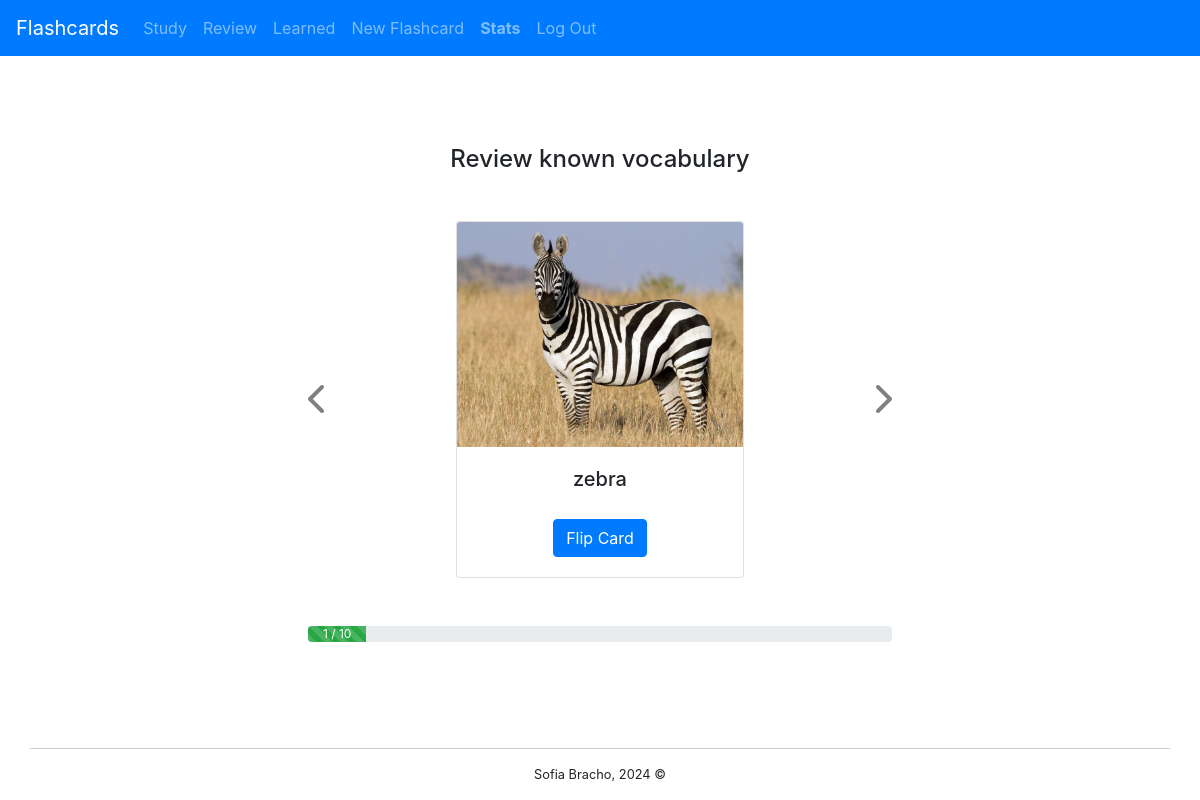
The page /review (signed in) on the database its author committed.
### flashcards/models.py (models this page shows, shortened)
class Flashcard(models.Model):
    english_word = models.CharField(max_length=100, unique=True)
    image = models.ImageField(upload_to=flashcard_image_src, default='img/flashcards/default.jpg')
    translation = models.CharField(max_length=100)

### flashcards/views.py (the view)
# urls.py: path("review", views.review, name="review"),
@login_required
def review(request):
    flashcards_to_review = Flashcard.objects.filter(
        pk__in=Proficiency.objects.filter(
            user=request.user,
            level=0
        ).values_list('flashcard__id', flat=True),
    ).order_by('-pk')[:10]
    paginator = Paginator(flashcards_to_review, 1) # Show 1 flashcard per page.
    page_number = request.GET.get('page')
    page_obj = paginator.get_page(page_number)
    current_card=None
    if len(page_obj) > 0:
        current_card = page_obj[0]
    return render(request, "flashcards/review.html", {
        'page_obj': page_obj,
        'card': current_card
    })

### flashcards/templatetags/progress_width.py (called while the page is built)
@register.filter
def progress_width(value, max_value):
    if max_value == 0:
        return 0
    return (value / max_value) * 100

### flashcards/templates/flashcards/review.html (shortened to what this page needs)
{% extends "flashcards/layout.html" %}
{% load progress_width %}
{% load static %}
{% block body %}
    {% if card %}
    <div class="cont-center">
        <h4 class="mb-5">Review known vocabulary</h4>
        <div class="wrapper-cards">
            <div class="row align-items-center justify-content-between">
                <div class="col fg-0">
                    {% if page_obj.has_previous %}
                        <a href="?page={{ page_obj.previous_page_number }}">
                            <i class="fa-solid fa-chevron-left fs-2"></i>
                        </a>
                    {% else %}
                        <a class="disabled">
                            <i class="fa-solid fa-chevron-left fs-2"></i>
                        </a>
                    {% endif %}
                </div>
                <div class="col">
                    <div class="card text-center" id="card" style="width: 18rem;" data-id="{{ card.pk }}">
                        <img src="{{ card.image.url }}" class="card-img-top" alt="...">
                        <div class="card-body">
                            <h5 id="word-en" class="card-title">{{ card.english_word }}</h5>
                            <button id="flip-btn" class="btn btn-primary mt-3">Flip Card</button>
                        </div>
                    </div>
                </div>
                <div class="col fg-0">
                    {% if page_obj.has_next %}
                        <a href="?page={{ page_obj.next_page_number }}">
                            <i class="fa-solid fa-chevron-right fs-2"></i>
                        </a>
                    {% else %}
                        <a class="disabled">
                            <i class="fa-solid fa-chevron-right fs-2"></i>
                        </a>
                    {% endif %}
                </div>
            </div>
            <div class="progress mt-5" role="progressbar" aria-label="Basic example" aria-valuenow="25" aria-valuemin="0" aria-valuemax="100">
                <div class="progress-bar progress-bar-striped progress-bar-animated bg-success" style="width: {{ page_obj.number|progress_width:page_obj.paginator.num_pages }}%">{{ page_obj.number }} / {{ page_obj.paginator.num_pages }}</div>
            </div>
        </div>
    </div>
    {% else %}
        <p class="mt-5 text-center">There are no words to review...</p>
    {% endif %}
{% endblock %}

### flashcards/static/flashcards/styles.css (style rules this page uses)
.cont-center { display: flex; justify-content: center; align-items: center; flex-direction: column; width: 100%; height: calc(100vh - 125px); padding: 1rem; }
.wrapper-cards { min-width: 50%; width: max-content; display: flex; flex-direction: column; justify-content: center; text-align: center; }
.wrapper-cards .row .col { flex-grow: unset; }
.row > div.col:nth-child(2) > div > img { height: 225px; object-fit: cover; }
.fg-0 { flex-grow:unset!important; }
.fs-2 { font-size: 2rem; color: gray; text-decoration: none; transition: all .3s ease; }
.progress { width: 100%; text-align: center; }
a.disabled { pointer-events: none; }

### rows shown on the page
Flashcard: image (picture), english_word "zebra"

### other values the page prints
{{ page_obj.number }} "1"
{{ page_obj.paginator.num_pages }} "10"
